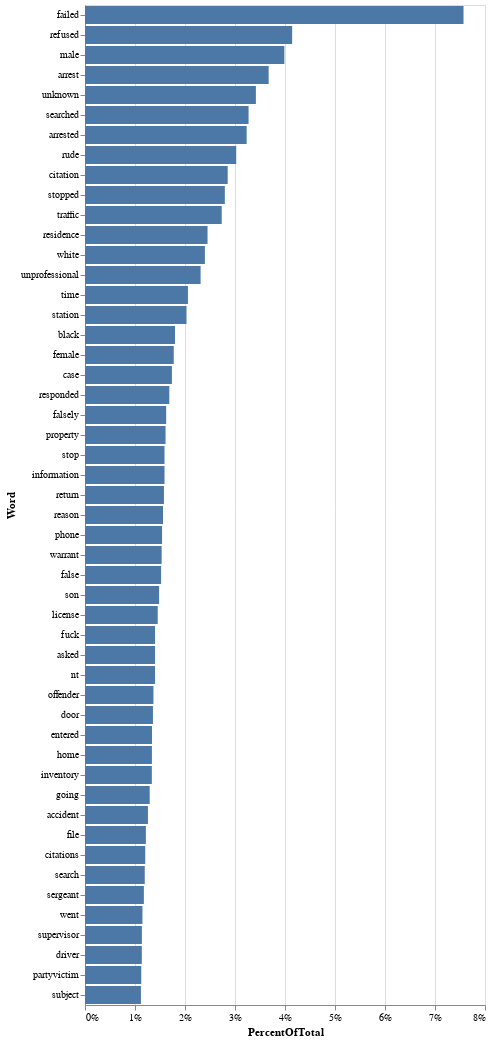

The code cell stored with this chart in its notebook:
### Code cell
# without stemming
non_stemmed_data = PreProcess(df, additional_stopwords, False)
non_stemmed_data.plot_word_distributions(50)

### Figure 1 — Vega-Lite specification as saved in the notebook (floating-point values rounded to 4 significant figures)
{"config": {"view": {"continuousWidth": 400, "continuousHeight": 300}}, "data": {"name": "data-707d58b41817de738d9c33417e4815be"}, "mark": "bar", "encoding": {"x": {"type": "quantitative", "axis": {"format": ".0%"}, "field": "PercentOfTotal"}, "y": {"type": "nominal", "field": "Word", "sort": "-x"}}, "transform": [{"joinaggregate": [{"op": "sum", "field": "Count", "as": "TotalCount"}]}, {"calculate": "datum.Count / datum.TotalCount", "as": "PercentOfTotal"}], "$schema": "https://vega.github.io/schema/vega-lite/v4.8.1.json", "datasets": {"data-707d58b41817de738d9c33417e4815be": [{"Word": "failed", "Count": 4751}, {"Word": "refused", "Count": 2600}, {"Word": "male", "Count": 2502}, {"Word": "arrest", "Count": 2305}, {"Word": "unknown", "Count": 2145}, {"Word": "searched", "Count": 2053}, {"Word": "arrested", "Count": 2029}, {"Word": "rude", "Count": 1898}, {"Word": "citation", "Count": 1791}, {"Word": "stopped", "Count": 1755}, {"Word": "traffic", "Count": 1716}, {"Word": "residence", "Count": 1538}, {"Word": "white", "Count": 1505}, {"Word": "unprofessional", "Count": 1451}, {"Word": "time", "Count": 1292}, {"Word": "station", "Count": 1274}, {"Word": "black", "Count": 1130}, {"Word": "female", "Count": 1114}, {"Word": "case", "Count": 1091}, {"Word": "responded", "Count": 1058}, {"Word": "falsely", "Count": 1019}, {"Word": "property", "Count": 1011}, {"Word": "stop", "Count": 998}, {"Word": "information", "Count": 998}, {"Word": "return", "Count": 991}, {"Word": "reason", "Count": 979}, {"Word": "phone", "Count": 967}, {"Word": "warrant", "Count": 962}, {"Word": "false", "Count": 955}, {"Word": "son", "Count": 930}, {"Word": "license", "Count": 913}, {"Word": "fuck", "Count": 879}, {"Word": "asked", "Count": 879}, {"Word": "nt", "Count": 879}, {"Word": "offender", "Count": 859}, {"Word": "door", "Count": 853}, {"Word": "entered", "Count": 841}, {"Word": "home", "Count": 840}, {"Word": "inventory", "Count": 839}, {"Word": "going", "Count": 812}, {"Word": "accident", "Count": 790}, {"Word": "file", "Count": 764}, {"Word": "citations", "Count": 756}, {"Word": "search", "Count": 750}, {"Word": "sergeant", "Count": 739}, {"Word": "went", "Count": 721}, {"Word": "supervisor", "Count": 714}, {"Word": "driver", "Count": 713}, {"Word": "partyvictim", "Count": 706}, {"Word": "subject", "Count": 702}]}}
